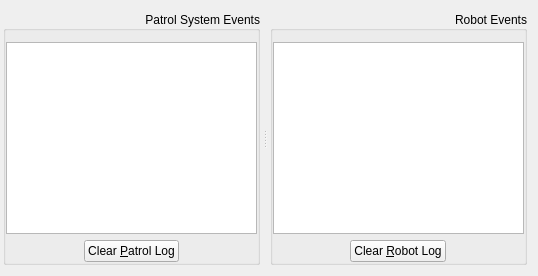
      <widget class="QWidget" name="tab_2">
       <attribute name="title">
        <string>Events Logs</string>
       </attribute>
       <layout class="QGridLayout" name="gridLayout_14" rowstretch="0">
        <property name="leftMargin">
         <number>3</number>
        </property>
        <item row="0" column="0">
         <widget class="QSplitter" name="splitter">
          <property name="frameShape">
           <enum>QFrame::NoFrame</enum>
          </property>
          <property name="orientation">
           <enum>Qt::Horizontal</enum>
          </property>
          <property name="handleWidth">
           <number>10</number>
          </property>
          <widget class="QGroupBox" name="horus_patrol_logs_groupbox">
           <property name="styleSheet">
            <string notr="true"/>
           </property>
           <property name="title">
            <string>                             Patrol System Events</string>
           </property>
           <property name="alignment">
            <set>Qt::AlignRight|Qt::AlignTrailing|Qt::AlignVCenter</set>
           </property>
           <layout class="QGridLayout" name="gridLayout_2">
            <property name="leftMargin">
             <number>0</number>
            </property>
            <property name="topMargin">
             <number>11</number>
            </property>
            <property name="rightMargin">
             <number>0</number>
            </property>
            <property name="bottomMargin">
             <number>0</number>
            </property>
            <property name="horizontalSpacing">
             <number>0</number>
            </property>
            <item row="1" column="2">
             <spacer name="horizontalSpacer_4">
              <property name="orientation">
               <enum>Qt::Horizontal</enum>
              </property>
              <property name="sizeHint" stdset="0">
               <size>
                <width>0</width>
                <height>0</height>
               </size>
              </property>
             </spacer>
            </item>
            <item row="0" column="0" colspan="3">
             <widget class="QTextBrowser" name="horus_patrol_logs_textbox">
              <property name="focusPolicy">
               <enum>Qt::NoFocus</enum>
              </property>
             </widget>
            </item>
            <item row="1" column="0">
             <spacer name="horizontalSpacer">
              <property name="orientation">
               <enum>Qt::Horizontal</enum>
              </property>
              <property name="sizeHint" stdset="0">
               <size>
                <width>0</width>
                <height>0</height>
               </size>
              </property>
             </spacer>
            </item>
            <item row="1" column="1">
             <widget class="QPushButton" name="clear_patrol_log_button">
              <property name="focusPolicy">
               <enum>Qt::NoFocus</enum>
              </property>
              <property name="text">
               <string>Clear &amp;Patrol Log</string>
              </property>
             </widget>
            </item>
           </layout>
          </widget>
          <widget class="QGroupBox" name="robot_logs_groupbox">
           <property name="title">
            <string>                                       Robot Events</string>
           </property>
           <property name="alignment">
            <set>Qt::AlignRight|Qt::AlignTrailing|Qt::AlignVCenter</set>
           </property>
           <layout class="QGridLayout" name="gridLayout_19">
            <property name="leftMargin">
             <number>0</number>
            </property>
            <property name="topMargin">
             <number>11</number>
            </property>
            <property name="rightMargin">
             <number>0</number>
            </property>
            <property name="bottomMargin">
             <number>0</number>
            </property>
            <property name="horizontalSpacing">
             <number>0</number>
            </property>
            <item row="1" column="2">
             <spacer name="horizontalSpacer_6">
              <property name="orientation">
               <enum>Qt::Horizontal</enum>
              </property>
              <property name="sizeHint" stdset="0">
               <size>
                <width>0</width>
                <height>0</height>
               </size>
              </property>
             </spacer>
            </item>
            <item row="1" column="1">
             <widget class="QPushButton" name="clear_robot_log_button">
              <property name="focusPolicy">
               <enum>Qt::NoFocus</enum>
              </property>
              <property name="text">
               <string>Clear &amp;Robot Log</string>
              </property>
             </widget>
            </item>
            <item row="1" column="0">
             <spacer name="horizontalSpacer_7">
              <property name="orientation">
               <enum>Qt::Horizontal</enum>
              </property>
              <property name="sizeHint" stdset="0">
               <size>
                <width>0</width>
                <height>0</height>
               </size>
              </property>
             </spacer>
            </item>
            <item row="0" column="0" colspan="3">
             <widget class="QTextBrowser" name="robot_logs_textbox">
              <property name="focusPolicy">
               <enum>Qt::NoFocus</enum>
              </property>
             </widget>
            </item>
           </layout>
          </widget>
         </widget>
        </item>
       </layout>
      </widget>
